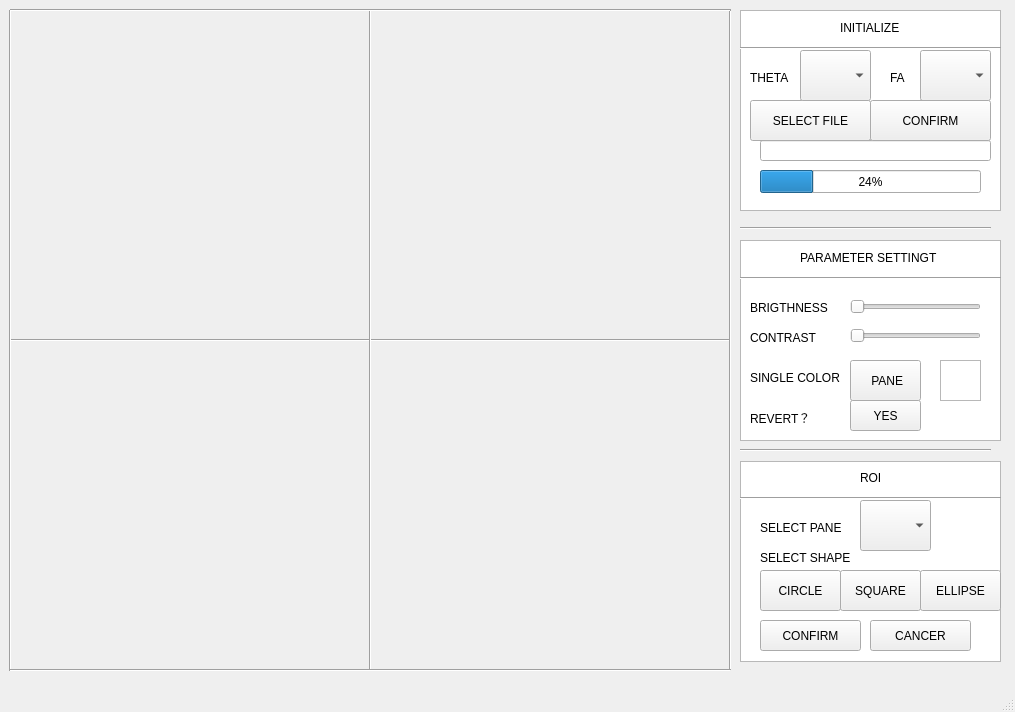
<?xml version="1.0" encoding="UTF-8"?>
<ui version="4.0">
 <class>MainWindow</class>
 <widget class="QMainWindow" name="MainWindow">
  <property name="geometry">
   <rect>
    <x>0</x>
    <y>0</y>
    <width>1015</width>
    <height>712</height>
   </rect>
  </property>
  <property name="windowTitle">
   <string>MainWindow</string>
  </property>
  <widget class="QWidget" name="centralwidget">
   <widget class="QWidget" name="widget_1" native="true">
    <property name="geometry">
     <rect>
      <x>20</x>
      <y>20</y>
      <width>341</width>
      <height>311</height>
     </rect>
    </property>
    <widget class="Line" name="line_5">
     <property name="geometry">
      <rect>
       <x>-10</x>
       <y>-20</y>
       <width>721</width>
       <height>21</height>
      </rect>
     </property>
     <property name="orientation">
      <enum>Qt::Horizontal</enum>
     </property>
    </widget>
   </widget>
   <widget class="QWidget" name="widget_3" native="true">
    <property name="geometry">
     <rect>
      <x>20</x>
      <y>350</y>
      <width>341</width>
      <height>311</height>
     </rect>
    </property>
   </widget>
   <widget class="QWidget" name="widget_2" native="true">
    <property name="geometry">
     <rect>
      <x>380</x>
      <y>20</y>
      <width>341</width>
      <height>311</height>
     </rect>
    </property>
   </widget>
   <widget class="QWidget" name="widget_4" native="true">
    <property name="geometry">
     <rect>
      <x>380</x>
      <y>350</y>
      <width>341</width>
      <height>311</height>
     </rect>
    </property>
   </widget>
   <widget class="Line" name="line">
    <property name="geometry">
     <rect>
      <x>10</x>
      <y>330</y>
      <width>721</width>
      <height>21</height>
     </rect>
    </property>
    <property name="orientation">
     <enum>Qt::Horizontal</enum>
    </property>
   </widget>
   <widget class="Line" name="line_2">
    <property name="geometry">
     <rect>
      <x>360</x>
      <y>10</y>
      <width>20</width>
      <height>661</height>
     </rect>
    </property>
    <property name="orientation">
     <enum>Qt::Vertical</enum>
    </property>
   </widget>
   <widget class="Line" name="line_3">
    <property name="geometry">
     <rect>
      <x>720</x>
      <y>10</y>
      <width>20</width>
      <height>661</height>
     </rect>
    </property>
    <property name="orientation">
     <enum>Qt::Vertical</enum>
    </property>
   </widget>
   <widget class="Line" name="line_4">
    <property name="geometry">
     <rect>
      <x>0</x>
      <y>10</y>
      <width>20</width>
      <height>661</height>
     </rect>
    </property>
    <property name="orientation">
     <enum>Qt::Vertical</enum>
    </property>
   </widget>
   <widget class="Line" name="line_6">
    <property name="geometry">
     <rect>
      <x>10</x>
      <y>0</y>
      <width>721</width>
      <height>21</height>
     </rect>
    </property>
    <property name="orientation">
     <enum>Qt::Horizontal</enum>
    </property>
   </widget>
   <widget class="Line" name="line_7">
    <property name="geometry">
     <rect>
      <x>10</x>
      <y>660</y>
      <width>721</width>
      <height>21</height>
     </rect>
    </property>
    <property name="orientation">
     <enum>Qt::Horizontal</enum>
    </property>
   </widget>
   <widget class="QListWidget" name="listWidget">
    <property name="geometry">
     <rect>
      <x>740</x>
      <y>10</y>
      <width>261</width>
      <height>201</height>
     </rect>
    </property>
   </widget>
   <widget class="QListWidget" name="listWidget_2">
    <property name="geometry">
     <rect>
      <x>740</x>
      <y>240</y>
      <width>261</width>
      <height>201</height>
     </rect>
    </property>
   </widget>
   <widget class="Line" name="line_8">
    <property name="geometry">
     <rect>
      <x>740</x>
      <y>220</y>
      <width>251</width>
      <height>16</height>
     </rect>
    </property>
    <property name="orientation">
     <enum>Qt::Horizontal</enum>
    </property>
   </widget>
   <widget class="Line" name="line_9">
    <property name="geometry">
     <rect>
      <x>740</x>
      <y>440</y>
      <width>251</width>
      <height>21</height>
     </rect>
    </property>
    <property name="orientation">
     <enum>Qt::Horizontal</enum>
    </property>
   </widget>
   <widget class="QListWidget" name="listWidget_3">
    <property name="geometry">
     <rect>
      <x>740</x>
      <y>461</y>
      <width>261</width>
      <height>201</height>
     </rect>
    </property>
   </widget>
   <widget class="QLabel" name="label">
    <property name="geometry">
     <rect>
      <x>840</x>
      <y>20</y>
      <width>81</width>
      <height>16</height>
     </rect>
    </property>
    <property name="text">
     <string>INITIALIZE</string>
    </property>
   </widget>
   <widget class="Line" name="line_10">
    <property name="geometry">
     <rect>
      <x>740</x>
      <y>40</y>
      <width>261</width>
      <height>16</height>
     </rect>
    </property>
    <property name="orientation">
     <enum>Qt::Horizontal</enum>
    </property>
   </widget>
   <widget class="QPushButton" name="pushButton">
    <property name="geometry">
     <rect>
      <x>750</x>
      <y>100</y>
      <width>121</width>
      <height>41</height>
     </rect>
    </property>
    <property name="text">
     <string>SELECT FILE</string>
    </property>
   </widget>
   <widget class="QLabel" name="label_2">
    <property name="geometry">
     <rect>
      <x>750</x>
      <y>70</y>
      <width>51</width>
      <height>16</height>
     </rect>
    </property>
    <property name="text">
     <string>THETA </string>
    </property>
   </widget>
   <widget class="QComboBox" name="comboBox">
    <property name="geometry">
     <rect>
      <x>800</x>
      <y>50</y>
      <width>71</width>
      <height>51</height>
     </rect>
    </property>
   </widget>
   <widget class="QLabel" name="label_3">
    <property name="geometry">
     <rect>
      <x>890</x>
      <y>70</y>
      <width>21</width>
      <height>16</height>
     </rect>
    </property>
    <property name="text">
     <string>FA</string>
    </property>
   </widget>
   <widget class="QComboBox" name="comboBox_2">
    <property name="geometry">
     <rect>
      <x>920</x>
      <y>50</y>
      <width>71</width>
      <height>51</height>
     </rect>
    </property>
   </widget>
   <widget class="QLineEdit" name="lineEdit">
    <property name="geometry">
     <rect>
      <x>760</x>
      <y>140</y>
      <width>231</width>
      <height>21</height>
     </rect>
    </property>
   </widget>
   <widget class="QPushButton" name="pushButton_2">
    <property name="geometry">
     <rect>
      <x>870</x>
      <y>100</y>
      <width>121</width>
      <height>41</height>
     </rect>
    </property>
    <property name="text">
     <string>CONFIRM</string>
    </property>
   </widget>
   <widget class="QProgressBar" name="progressBar">
    <property name="geometry">
     <rect>
      <x>760</x>
      <y>170</y>
      <width>221</width>
      <height>23</height>
     </rect>
    </property>
    <property name="value">
     <number>24</number>
    </property>
   </widget>
   <widget class="QLabel" name="label_4">
    <property name="geometry">
     <rect>
      <x>800</x>
      <y>250</y>
      <width>151</width>
      <height>16</height>
     </rect>
    </property>
    <property name="text">
     <string>PARAMETER SETTINGT</string>
    </property>
   </widget>
   <widget class="Line" name="line_11">
    <property name="geometry">
     <rect>
      <x>740</x>
      <y>270</y>
      <width>261</width>
      <height>16</height>
     </rect>
    </property>
    <property name="orientation">
     <enum>Qt::Horizontal</enum>
    </property>
   </widget>
   <widget class="QLabel" name="label_5">
    <property name="geometry">
     <rect>
      <x>750</x>
      <y>300</y>
      <width>81</width>
      <height>16</height>
     </rect>
    </property>
    <property name="text">
     <string>BRIGTHNESS</string>
    </property>
   </widget>
   <widget class="QSlider" name="horizontalSlider">
    <property name="geometry">
     <rect>
      <x>850</x>
      <y>291</y>
      <width>131</width>
      <height>31</height>
     </rect>
    </property>
    <property name="orientation">
     <enum>Qt::Horizontal</enum>
    </property>
   </widget>
   <widget class="QLabel" name="label_6">
    <property name="geometry">
     <rect>
      <x>750</x>
      <y>330</y>
      <width>81</width>
      <height>16</height>
     </rect>
    </property>
    <property name="text">
     <string>CONTRAST</string>
    </property>
   </widget>
   <widget class="QSlider" name="horizontalSlider_2">
    <property name="geometry">
     <rect>
      <x>850</x>
      <y>320</y>
      <width>131</width>
      <height>31</height>
     </rect>
    </property>
    <property name="orientation">
     <enum>Qt::Horizontal</enum>
    </property>
   </widget>
   <widget class="QLabel" name="label_7">
    <property name="geometry">
     <rect>
      <x>750</x>
      <y>370</y>
      <width>101</width>
      <height>16</height>
     </rect>
    </property>
    <property name="text">
     <string>SINGLE COLOR</string>
    </property>
   </widget>
   <widget class="QPushButton" name="pushButton_3">
    <property name="geometry">
     <rect>
      <x>850</x>
      <y>360</y>
      <width>71</width>
      <height>41</height>
     </rect>
    </property>
    <property name="text">
     <string> PANE</string>
    </property>
   </widget>
   <widget class="QFrame" name="frame">
    <property name="geometry">
     <rect>
      <x>940</x>
      <y>360</y>
      <width>41</width>
      <height>41</height>
     </rect>
    </property>
    <property name="frameShape">
     <enum>QFrame::StyledPanel</enum>
    </property>
    <property name="frameShadow">
     <enum>QFrame::Raised</enum>
    </property>
   </widget>
   <widget class="QLabel" name="label_8">
    <property name="geometry">
     <rect>
      <x>750</x>
      <y>410</y>
      <width>61</width>
      <height>16</height>
     </rect>
    </property>
    <property name="text">
     <string>REVERT？</string>
    </property>
   </widget>
   <widget class="QPushButton" name="pushButton_4">
    <property name="geometry">
     <rect>
      <x>850</x>
      <y>400</y>
      <width>71</width>
      <height>31</height>
     </rect>
    </property>
    <property name="text">
     <string>YES</string>
    </property>
   </widget>
   <widget class="QLabel" name="label_9">
    <property name="geometry">
     <rect>
      <x>860</x>
      <y>470</y>
      <width>31</width>
      <height>16</height>
     </rect>
    </property>
    <property name="text">
     <string>ROI</string>
    </property>
   </widget>
   <widget class="Line" name="line_12">
    <property name="geometry">
     <rect>
      <x>740</x>
      <y>490</y>
      <width>261</width>
      <height>16</height>
     </rect>
    </property>
    <property name="orientation">
     <enum>Qt::Horizontal</enum>
    </property>
   </widget>
   <widget class="QLabel" name="label_10">
    <property name="geometry">
     <rect>
      <x>760</x>
      <y>520</y>
      <width>91</width>
      <height>16</height>
     </rect>
    </property>
    <property name="text">
     <string>SELECT PANE</string>
    </property>
   </widget>
   <widget class="QComboBox" name="comboBox_3">
    <property name="geometry">
     <rect>
      <x>860</x>
      <y>500</y>
      <width>71</width>
      <height>51</height>
     </rect>
    </property>
   </widget>
   <widget class="QLabel" name="label_11">
    <property name="geometry">
     <rect>
      <x>760</x>
      <y>550</y>
      <width>101</width>
      <height>16</height>
     </rect>
    </property>
    <property name="text">
     <string>SELECT SHAPE</string>
    </property>
   </widget>
   <widget class="QPushButton" name="pushButton_5">
    <property name="geometry">
     <rect>
      <x>760</x>
      <y>570</y>
      <width>81</width>
      <height>41</height>
     </rect>
    </property>
    <property name="text">
     <string>CIRCLE</string>
    </property>
   </widget>
   <widget class="QPushButton" name="pushButton_6">
    <property name="geometry">
     <rect>
      <x>840</x>
      <y>570</y>
      <width>81</width>
      <height>41</height>
     </rect>
    </property>
    <property name="text">
     <string>SQUARE</string>
    </property>
   </widget>
   <widget class="QPushButton" name="pushButton_7">
    <property name="geometry">
     <rect>
      <x>920</x>
      <y>570</y>
      <width>81</width>
      <height>41</height>
     </rect>
    </property>
    <property name="text">
     <string>ELLIPSE</string>
    </property>
   </widget>
   <widget class="QPushButton" name="pushButton_8">
    <property name="geometry">
     <rect>
      <x>760</x>
      <y>620</y>
      <width>101</width>
      <height>31</height>
     </rect>
    </property>
    <property name="text">
     <string>CONFIRM</string>
    </property>
   </widget>
   <widget class="QPushButton" name="pushButton_9">
    <property name="geometry">
     <rect>
      <x>870</x>
      <y>620</y>
      <width>101</width>
      <height>31</height>
     </rect>
    </property>
    <property name="text">
     <string>CANCER</string>
    </property>
   </widget>
  </widget>
  <widget class="QMenuBar" name="menubar">
   <property name="geometry">
    <rect>
     <x>0</x>
     <y>0</y>
     <width>1015</width>
     <height>22</height>
    </rect>
   </property>
  </widget>
  <widget class="QStatusBar" name="statusbar"/>
 </widget>
 <resources/>
 <connections/>
</ui>
